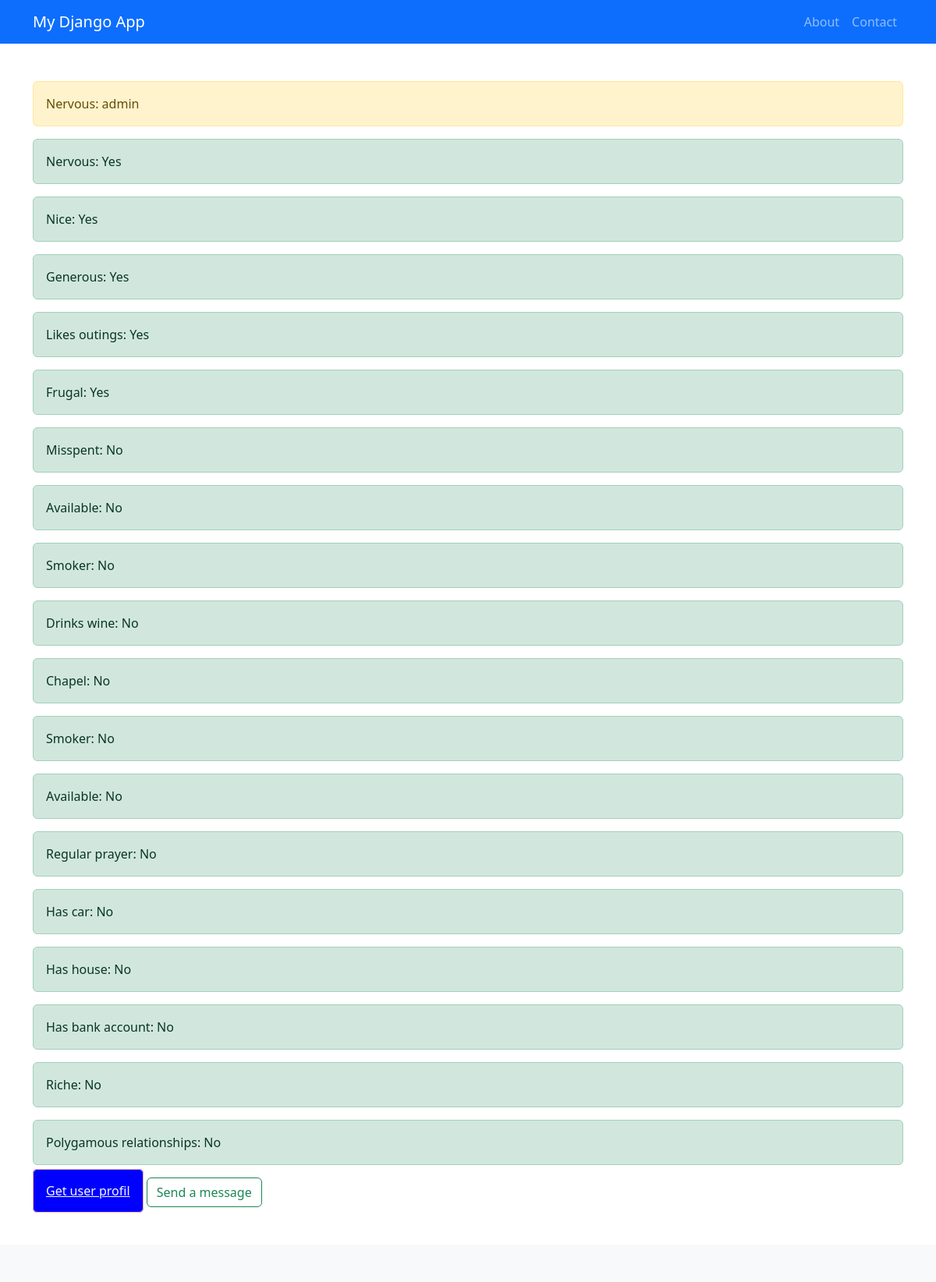
Page /matching_partenaires/ (signed in) on the committed database.
### marriage_tun/models.py (models this page shows, shortened)
class Caracteres(models.Model):
    user = models.ForeignKey(UserRegister, on_delete=models.CASCADE)
    nerveux = models.IntegerField(choices=ScoreChoices.choices,default=ScoreChoices.NO)
    nice = models.IntegerField(choices=ScoreChoices.choices,default=ScoreChoices.NO)
    generous = models.IntegerField(choices=ScoreChoices.choices,default=ScoreChoices.NO)
    likes_outings = models.IntegerField(choices=ScoreChoices.choices,default=ScoreChoices.NO)
    frugal = models.IntegerField(choices=ScoreChoices.choices,default=ScoreChoices.NO) #mou9tased
    misspent =  models.IntegerField(choices=ScoreChoices.choices,default=ScoreChoices.NO) #moubadher
    available =  models.IntegerField(choices=ScoreChoices.choices,default=ScoreChoices.NO) #mouté7
    smoker =  models.IntegerField(choices=ScoreChoices.choices,default=ScoreChoices.NO)
    drinks_wine =  models.IntegerField(choices=ScoreChoices.choices,default=ScoreChoices.NO)
    chapel =  models.IntegerField(choices=ScoreChoices.choices,default=ScoreChoices.NO) #mousalli
    regular_prayer =  models.IntegerField(choices=ScoreChoices.choices,default=ScoreChoices.NO) #mou7afedh 3ala esalawét
    has_car =  models.IntegerField(choices=ScoreChoices.choices,default=ScoreChoices.NO)
    has_house =  models.IntegerField(choices=ScoreChoices.choices,default=ScoreChoices.NO)
    has_bank_account =  models.IntegerField(choices=ScoreChoices.choices,default=ScoreChoices.NO)
    riche =  models.IntegerField(choices=ScoreChoices.choices,default=ScoreChoices.NO)
    polygamous_relationships =  models.IntegerField(choices=ScoreChoices.choices,default=ScoreChoices.NO) #mouta3aded l'3ala9at
    score = models.IntegerField(default=0)  # New field to store the score
    def get_nervous_text(self):
        return "Yes" if self.nerveux == ScoreChoices.YES else "No"
    def get_nice_text(self):
        return "Yes" if self.nice == ScoreChoices.YES else "No"
    def get_generous_text(self):
        return "Yes" if self.generous == ScoreChoices.YES else "No"
    def get_likes_outings_text(self):
        return "Yes" if self.likes_outings == ScoreChoices.YES else "No"
    def get_frugal_text(self):
        return "Yes" if self.frugal == ScoreChoices.YES else "No"
    def get_misspent_text(self):
        return "Yes" if self.misspent == ScoreChoices.YES else "No"
    def get_available_text(self):
        return "Yes" if self.available == ScoreChoices.YES else "No"
    def get_smoker_text(self):
        return "Yes" if self.smoker == ScoreChoices.YES else "No"
    def get_drinks_wine_text(self):
        return "Yes" if self.drinks_wine == ScoreChoices.YES else "No"
    def get_chapel_text(self):
        return "Yes" if self.chapel == ScoreChoices.YES else "No"
    def get_regular_prayer_text(self):
        return "Yes" if self.regular_prayer == ScoreChoices.YES else "No"
    def get_has_car_text(self):
        return "Yes" if self.has_car == ScoreChoices.YES else "No"
    def get_has_house_text(self):
        return "Yes" if self.has_house == ScoreChoices.YES else "No"
    def get_has_bank_account_text(self):
        return "Yes" if self.has_bank_account == ScoreChoices.YES else "No"
    def get_riche_text(self):
        return "Yes" if self.riche == ScoreChoices.YES else "No"
    def get_polygamous_relationships_text(self):
        return "Yes" if self.polygamous_relationships == ScoreChoices.YES else "No"

class UserRegister(AbstractUser):
    HOMME = 'homme'
    FEMME = 'femme'
    GENRE = [
        (HOMME, 'Homme'),
        (FEMME, 'Femme')
    ]
    SINGLE = 'single'
    MARRIED = 'married'
    DIVORCED = 'divorced'
    STATUS = [
        (SINGLE,'single'),
        (MARRIED,'married'),
        (DIVORCED,'divorced')
    ]
    genre = models.CharField(max_length=200, choices=GENRE)
    profil_photo = models.ImageField(upload_to='profile_pics/', blank=True, null=True, default='profile_pics/aucun_photo.png')
    phone_number = models.CharField(max_length=100)
    address = models.CharField(max_length=100)
    profession = models.CharField(max_length=100)
    status = models.CharField(max_length=200, choices=STATUS)
    birthdate = models.DateField(null=True, blank=True)
    spiritual_belief = models.CharField(max_length=100, choices=[
        ('Agnostic', 'Agnostic'),
        ('Atheist', 'Atheist'),
        ('Christian', 'Christian'),
        ('Muslim', 'Muslim'),
        ('Hindu', 'Hindu'),
        ('Buddhist', 'Buddhist'),
        ('Other', 'Other')
    ], blank=True, null=True)

### marriage_tun/views.py (the view)
# urls.py: path('matching_partenaires/', views.matching_partenaires , name="matching_partenaires"),
@login_required
def matching_partenaires(request):
    partenaire = None
    partenaire_profil = None
    message = ""
    wanted_profil = WantedCaracteres.objects.filter(user=request.user).first()
    if wanted_profil:
        partenaire = Caracteres.objects.filter(
        nerveux=wanted_profil.nerveux,
        nice=wanted_profil.nice,
        generous=wanted_profil.generous,
        likes_outings=wanted_profil.likes_outings,
        frugal=wanted_profil.frugal,
        misspent=wanted_profil.misspent,
        smoker=wanted_profil.smoker,
        drinks_wine=wanted_profil.drinks_wine,
        chapel=wanted_profil.chapel,
        available=wanted_profil.available,
        regular_prayer=wanted_profil.regular_prayer,
        has_car=wanted_profil.has_car,
        has_house=wanted_profil.has_house,
        has_bank_account=wanted_profil.has_bank_account,
        riche=wanted_profil.riche,
        polygamous_relationships=wanted_profil.polygamous_relationships,
    ).exclude(user__genre=request.user.genre).first()
        if partenaire:
                message = "partenaire found successfully!"
        else:
                message =  "partenaire with this criteria was not found!"
    return render(request, "marriage_tun/matching_partenaires_all_wanted_caraceters.html",{"partenaire":partenaire,"partenaire_profil":partenaire_profil,"message":message})

### marriage_tun/templates/marriage_tun/matching_partenaires_all_wanted_caraceters.html (shortened to what this page needs)
{% extends "marriage_tun/base.html" %}
{% block content %}
{% if partenaire  %}
 <p class="alert alert-warning">Nervous: {{partenaire.user.username}}</p>
 <p class="alert alert-success">Nervous: {{partenaire.get_nervous_text}}</p>
<p class="alert alert-success">Nice: {{partenaire.get_nice_text}}</p>
 <p class="alert alert-success">Generous: {{partenaire.get_generous_text}}</p>
 <p class="alert alert-success">Likes outings: {{partenaire.get_likes_outings_text}}</p>
 <p class="alert alert-success">Frugal: {{partenaire.get_frugal_text}}</p>
 <p class="alert alert-success">Misspent: {{partenaire.get_misspent_text}}</p>
 <p class="alert alert-success">Available: {{partenaire.get_available_text}}</p>
 <p class="alert alert-success">Smoker: {{partenaire.get_smoker_text}}</p>
 <p class="alert alert-success">Drinks wine: {{partenaire.get_drinks_wine_text}}</p>
 <p class="alert alert-success">Chapel: {{partenaire.get_chapel_text}}</p>
 <p class="alert alert-success">Smoker: {{partenaire.get_smoker_text}}</p>
 <p class="alert alert-success">Available: {{partenaire.get_available_text}}</p>
 <p class="alert alert-success">Regular prayer: {{partenaire.get_regular_prayer_text}}</p>
 <p class="alert alert-success">Has car: {{partenaire.get_has_car_text}}</p>
 <p class="alert alert-success">Has house: {{partenaire.get_has_house_text}}</p>
 <p class="alert alert-success">Has bank account: {{partenaire.get_has_bank_account_text}}</p>
 <p class="alert alert-success">Riche: {{partenaire.get_riche_text}}</p>
 <p class="alert alert-success">Polygamous relationships: {{partenaire.get_polygamous_relationships_text}}</p>
 <a style="background-color:blue;" class="alert alert-danger text-light" href="{% url 'get_user_profil' partenaire.user.id  %}">Get user profil</a>
 <a class="btn btn-outline-success" href="{% url 'send_a_message' partenaire.user.id  %}">Send a message</a>
{% else %}
 <p class="alert alert-danger">No matching partenaire</p>
{% endif %}
{% endblock content %}

### marriage_tun/templates/marriage_tun/base.html (shortened to what this page needs)
<!DOCTYPE html>
<html lang="en">
<head>
    <link href="https://cdn.jsdelivr.net/npm/bootstrap@5.3.2/dist/css/bootstrap.min.css" rel="stylesheet">
</head>
<body>
{% load django_bootstrap5 %}
{% bootstrap_css %}
    <nav class="navbar navbar-expand-lg navbar-dark bg-primary">
        <div class="container">
            <a class="navbar-brand" href="#">My Django App</a>
            <div class="collapse navbar-collapse" id="navbarNav">
                <ul class="navbar-nav ms-auto">
                    <li class="nav-item">
                        <a class="nav-link" href="#">About</a>
                    </li>
                    <li class="nav-item">
                        <a class="nav-link" href="#">Contact</a>
                    </li>
                </ul>
            </div>
        </div>
    </nav>
    <main class="container my-5">
        {% block content %}{% endblock %}
    </main>
    <footer class="bg-light text-center text-lg-start">
        <div class="container p-4">
        </div>
    </footer>
</body>
</html>

### rows in the picture
Caracteres: user.username "admin", get_nervous_text "Yes", get_nice_text "Yes", get_generous_text "Yes", get_likes_outings_text "Yes", get_frugal_text "Yes", get_misspent_text "No", get_available_text "No", get_smoker_text "No", get_drinks_wine_text "No", get_chapel_text "No", get_regular_prayer_text "No", get_has_car_text "No", get_has_house_text "No", get_has_bank_account_text "No", get_riche_text "No", get_polygamous_relationships_text "No"
